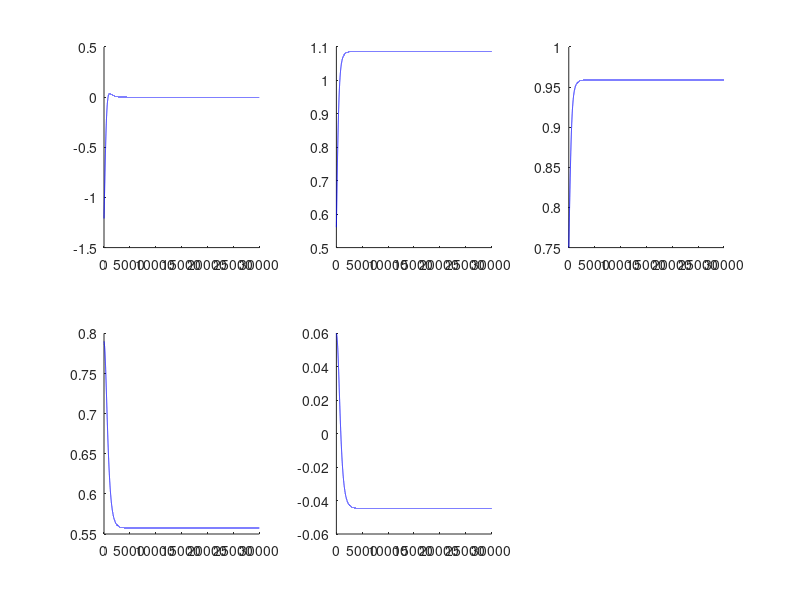

MATLAB code for this plot:
a = csvread('test_2Layer.dat',0,0);
%b = csvread('test_1Layer.dat',0,0);
c  = a(:,1)';
t = 1:1:30000;

subplot(2,3,1);
hold on
plot(t,(a(:,1))', '-blue');
%plot(t,(b(:,1))', '-red');

subplot(2,3,2);
hold on;
plot(t,(a(:,2))', '-blue');
%plot(t,(b(:,2))', '-red');

subplot(2,3,3);
hold on;
plot(t,(a(:,3))', '-blue');
%plot(t,(b(:,3))', '-red');

subplot(2,3,4);
hold on;
plot(t,(a(:,4))', '-blue');
%plot(t,(b(:,4))', '-red');

subplot(2,3,5);
hold on;
plot(t,(a(:,5))', '-blue');
%plot(t,(b(:,5))', '-red');

